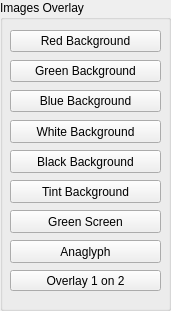
   <widget class="QGroupBox" name="groupBoxImagesOverlay">
    <property name="geometry">
     <rect>
      <x>950</x>
      <y>570</y>
      <width>171</width>
      <height>311</height>
     </rect>
    </property>
    <property name="title">
     <string>Images Overlay</string>
    </property>
    <widget class="QPushButton" name="pushButtonRedBackground">
     <property name="geometry">
      <rect>
       <x>10</x>
       <y>30</y>
       <width>151</width>
       <height>22</height>
      </rect>
     </property>
     <property name="toolTip">
      <string>&lt;html&gt;&lt;head/&gt;&lt;body&gt;&lt;p&gt;Gives a red background with the dimensions of the image&lt;/p&gt;&lt;/body&gt;&lt;/html&gt;</string>
     </property>
     <property name="text">
      <string>Red Background</string>
     </property>
    </widget>
    <widget class="QPushButton" name="pushButtonGreenBackground">
     <property name="geometry">
      <rect>
       <x>10</x>
       <y>60</y>
       <width>151</width>
       <height>22</height>
      </rect>
     </property>
     <property name="toolTip">
      <string>&lt;html&gt;&lt;head/&gt;&lt;body&gt;&lt;p&gt;Gives a green background with the dimensions of the image&lt;/p&gt;&lt;/body&gt;&lt;/html&gt;</string>
     </property>
     <property name="text">
      <string>Green Background</string>
     </property>
    </widget>
    <widget class="QPushButton" name="pushButtonBlueBackground">
     <property name="geometry">
      <rect>
       <x>10</x>
       <y>90</y>
       <width>151</width>
       <height>22</height>
      </rect>
     </property>
     <property name="toolTip">
      <string>&lt;html&gt;&lt;head/&gt;&lt;body&gt;&lt;p&gt;Gives a blue background with the dimensions of the image&lt;/p&gt;&lt;/body&gt;&lt;/html&gt;</string>
     </property>
     <property name="text">
      <string>Blue Background</string>
     </property>
    </widget>
    <widget class="QPushButton" name="pushButtonGreenScreen">
     <property name="geometry">
      <rect>
       <x>10</x>
       <y>210</y>
       <width>151</width>
       <height>23</height>
      </rect>
     </property>
     <property name="toolTip">
      <string>&lt;html&gt;&lt;head/&gt;&lt;body&gt;&lt;p&gt;Overlays image 1 onto image 2 (the green background of image 1 is ignored)&lt;/p&gt;&lt;/body&gt;&lt;/html&gt;</string>
     </property>
     <property name="text">
      <string>Green Screen</string>
     </property>
    </widget>
    <widget class="QPushButton" name="pushButtonAnaglyph">
     <property name="geometry">
      <rect>
       <x>10</x>
       <y>240</y>
       <width>151</width>
       <height>23</height>
      </rect>
     </property>
     <property name="toolTip">
      <string>&lt;html&gt;&lt;head/&gt;&lt;body&gt;&lt;p&gt;Creates an anaglyph by superimposing image 2 (right) filtered in blue and green on image 1 (left) filtered in red&lt;/p&gt;&lt;/body&gt;&lt;/html&gt;</string>
     </property>
     <property name="text">
      <string>Anaglyph</string>
     </property>
    </widget>
    <widget class="QPushButton" name="pushButtonOverlay1on2">
     <property name="geometry">
      <rect>
       <x>10</x>
       <y>270</y>
       <width>151</width>
       <height>21</height>
      </rect>
     </property>
     <property name="toolTip">
      <string>&lt;html&gt;&lt;head/&gt;&lt;body&gt;&lt;p&gt;Superpose l'image 1 sur l'image 2 par transparence&lt;/p&gt;&lt;/body&gt;&lt;/html&gt;</string>
     </property>
     <property name="text">
      <string>Overlay 1 on 2</string>
     </property>
    </widget>
    <widget class="QPushButton" name="pushButtonWhiteBackground">
     <property name="geometry">
      <rect>
       <x>10</x>
       <y>120</y>
       <width>151</width>
       <height>23</height>
      </rect>
     </property>
     <property name="toolTip">
      <string>&lt;html&gt;&lt;head/&gt;&lt;body&gt;&lt;p&gt;Gives a white background with the dimensions of the image&lt;/p&gt;&lt;/body&gt;&lt;/html&gt;</string>
     </property>
     <property name="text">
      <string>White Background</string>
     </property>
    </widget>
    <widget class="QPushButton" name="pushButtonBlackBackground">
     <property name="geometry">
      <rect>
       <x>10</x>
       <y>150</y>
       <width>151</width>
       <height>23</height>
      </rect>
     </property>
     <property name="toolTip">
      <string>&lt;html&gt;&lt;head/&gt;&lt;body&gt;&lt;p&gt;Gives a black background with the dimensions of the image&lt;/p&gt;&lt;/body&gt;&lt;/html&gt;</string>
     </property>
     <property name="text">
      <string>Black Background</string>
     </property>
    </widget>
    <widget class="QPushButton" name="pushButtonTintBackground">
     <property name="geometry">
      <rect>
       <x>10</x>
       <y>180</y>
       <width>151</width>
       <height>23</height>
      </rect>
     </property>
     <property name="toolTip">
      <string>&lt;html&gt;&lt;head/&gt;&lt;body&gt;&lt;p&gt;Gives a tinted background configurable with the dimensions of the image&lt;/p&gt;&lt;/body&gt;&lt;/html&gt;</string>
     </property>
     <property name="text">
      <string>Tint Background</string>
     </property>
    </widget>
   </widget>
